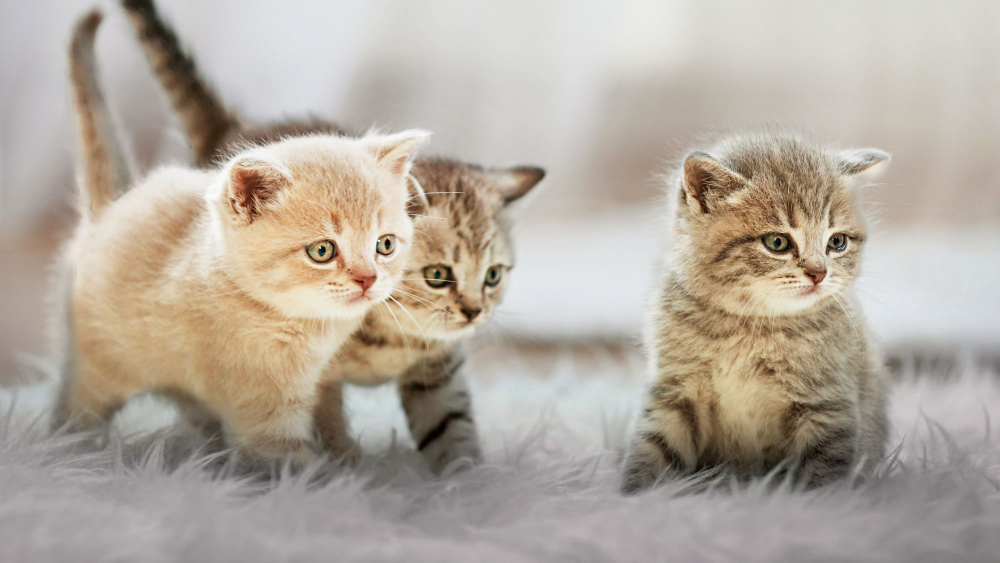
#> input picture Tabor_Code/W1D3/2ImgFuncitonsTest/image.jpg, 2000 x 1125 px, found by its file name (shown at 1/2 size)
$ python image_functions_solutions.py
#> lines starting #> are read from the running program, lines starting #| are printed output that depends on the picture; after the words box and inside, x2 and y2 are one past the last pixel; in counts of white or black regions, pixels touching at a corner belong together
import cv2


# TODO: Nacti obrazek do promenne image
# Use cv2.imread() to read an image from file_path
image = cv2.imread("W1D3/ImgFuncitonsTest/image.jpg")
#> image is the input picture: shape (1125, 2000, 3); mean B, G, R 158.9, 170.2, 179.5

# TODO: Zobraz obrazek
#   a) dokud se nestiskne klavesa
#   b) presne jednu sekundu
# Use cv2.imshow() to display the image with window_name
# Use cv2.waitKey() to wait a certain amount of time
cv2.imshow("ahoj",image)
cv2.waitKey(0)

# TODO: preved obrazek na cernobily
# Use cv2.cvtColor() with cv2.COLOR_BGR2GRAY to convert the image
gray_image = cv2.cvtColor(image, cv2.COLOR_BGR2GRAY)
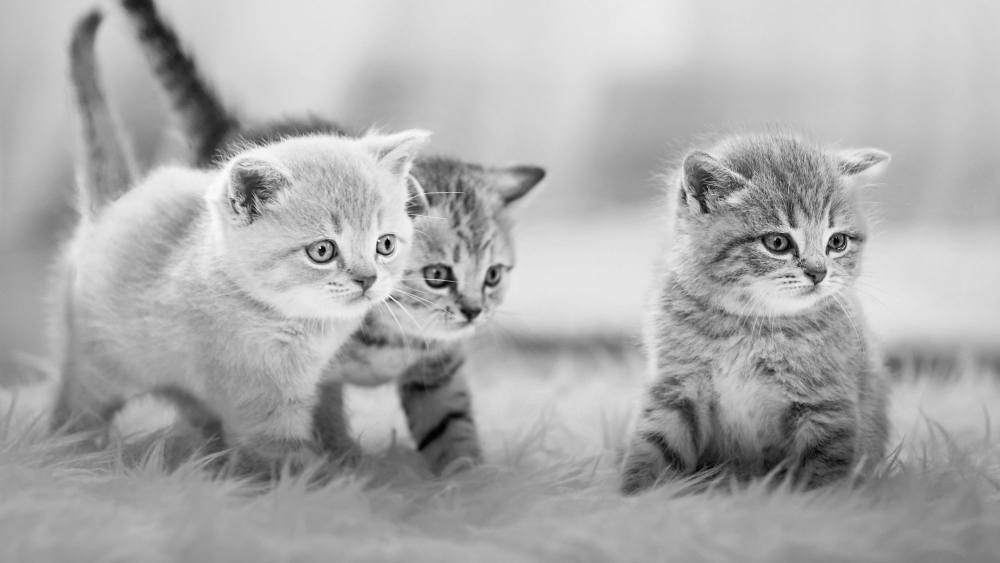
#> gray_image: shape (1125, 2000) (shown at 1/2 size); min 0, max 254, mean 171.6
cv2.imshow("cernobily",gray_image)
cv2.waitKey(0)


# TODO: Rozmaz obrazek pomoci funkce gaussian blur
# Use cv2.GaussianBlur() with the given kernel_size
# (kernel_size rika, kolik vedlejsich pixelu se pouzije k rozmazani a je to dvojice LICHYCH cisel)
# jaky je rozdil mezi kernel size (101,1) a (1,101)
# posledni parametr dej proste 0 (nevim co znamena :D )
blurred_image = cv2.GaussianBlur(image, (101,1), 0)
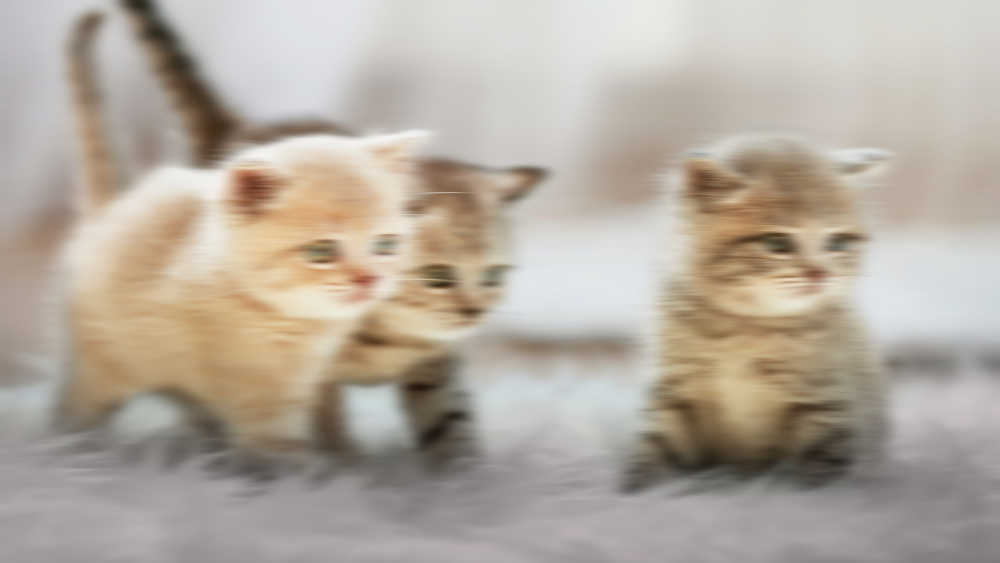
#> blurred_image: shape (1125, 2000, 3) (shown at 1/2 size); mean B, G, R 158.9, 170.2, 179.5
cv2.imshow("rozmazany",blurred_image)
cv2.waitKey(0)

blurred_image = cv2.GaussianBlur(image, (1,101), 0)
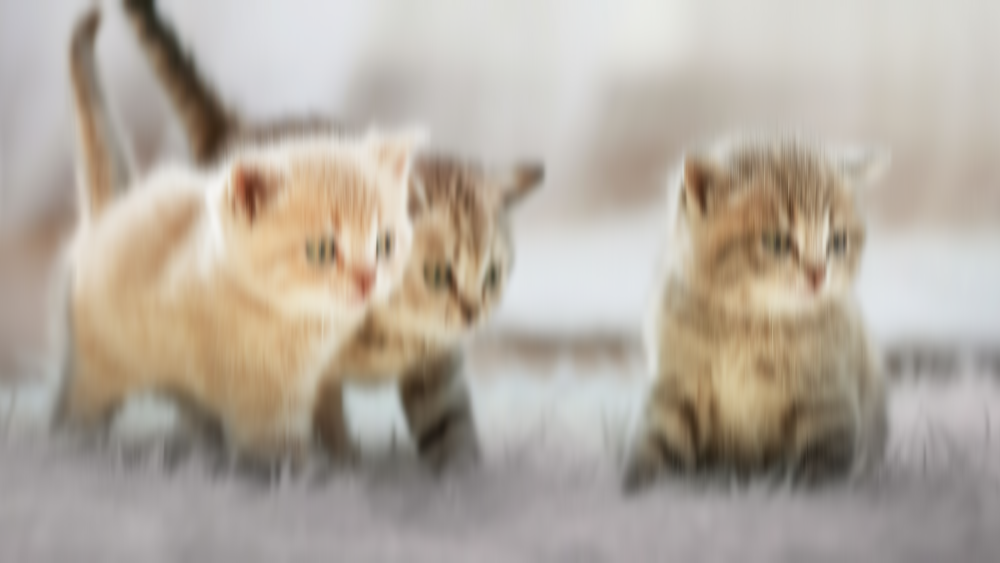
#> blurred_image: shape (1125, 2000, 3) (shown at 1/2 size); mean B, G, R 158.9, 170.2, 179.5
cv2.imshow("rozmazany",blurred_image)
cv2.waitKey(0)


# TODO: Detekuj okraje pomoci Canny
# Use cv2.Canny() with the given threshold1 (budu mu rikat t1) and threshold2 (t2)
# t1 a t2 jsou cisla, ktera rikaji, jak musi byt velka zmena jasu, abychom ji detekovaly jako okraj
# mame dve hranice,
#   pod t1 urcite neni edge,
#   mezi t1 a t2 muze byt, ale jen kdyz se dotyka edge, ktery je nad t2
#   nad t2 urcite edge

image = cv2.imread("W1D3/ImgFuncitonsTest/flower.jpg")
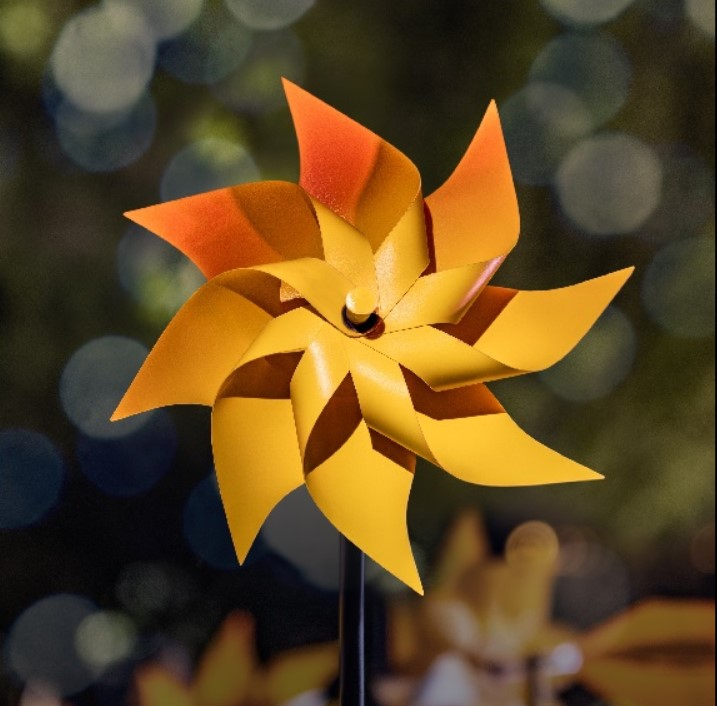
#> input picture Tabor_Code/W1D3/2ImgFuncitonsTest/flower.jpg, 717 x 706 px, found by its file name
#> image is the input picture: shape (706, 717, 3); mean B, G, R 35, 71.9, 95.6
edges_image = cv2.Canny(image, 100, 300)
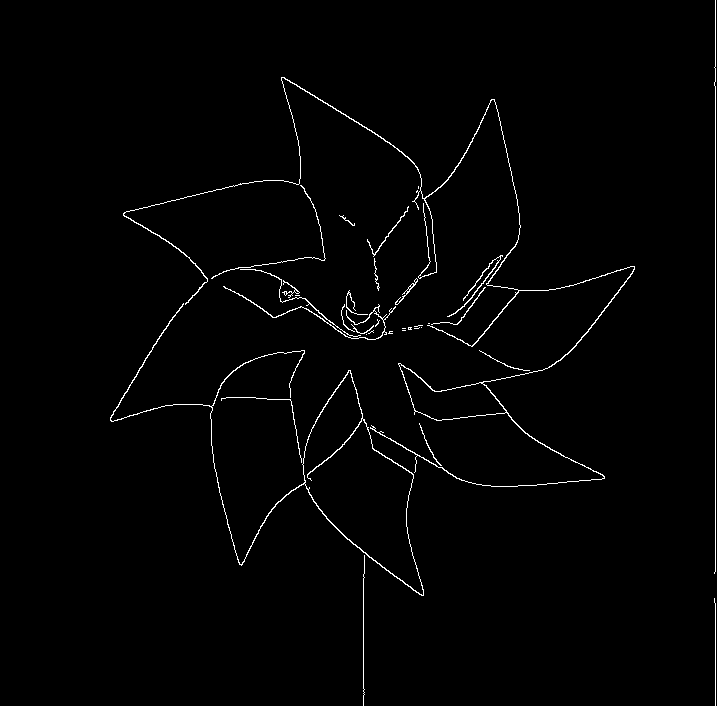
#> edges_image: shape (706, 717); 1.4% white in thin lines or dots, all inside (x1, y1, x2, y2) = (110, 0, 716, 706)
cv2.imshow("okraje",edges_image)
cv2.waitKey(0)

edges_image = cv2.Canny(image, 300,300)
cv2.imshow("okraje",edges_image)
cv2.waitKey(0)

edges_image = cv2.Canny(image, 100, 100)
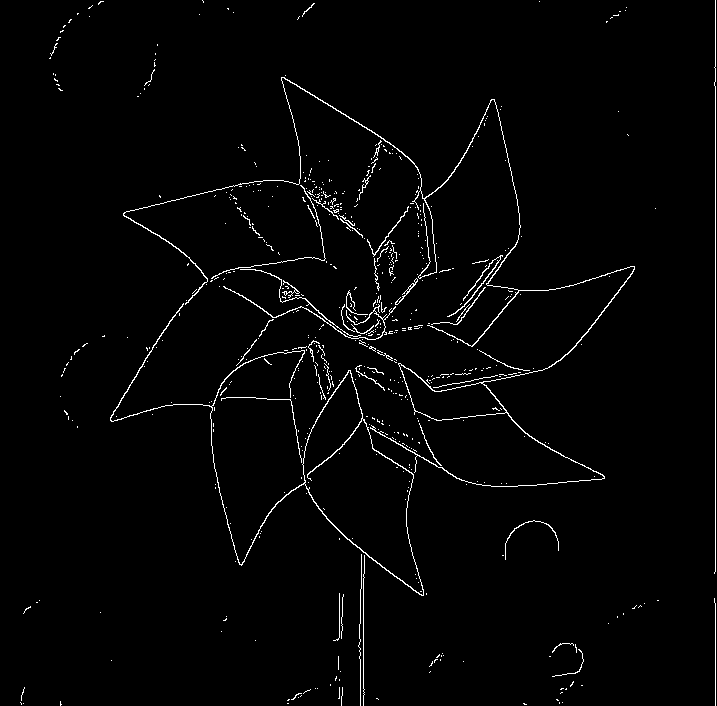
#> edges_image: shape (706, 717); 1.9% white in thin lines or dots
cv2.imshow("okraje",edges_image)
cv2.waitKey(0)


# TODO: Nakresli kolecko na obrazek
# pozice (0,0) je v levem hornim rohu
# polomer je cislo
# barva se zadava jako trojice RGB
# use cv2.circle(image,center_pos,radius,color)
kolecko_image = cv2.circle(image,(50,50),20,(0,255,0))
cv2.imshow("koleckovy",kolecko_image)
cv2.waitKey(0)

# TODO: Napis text na obrazek
# def write_text(image, text, position, font, font_scale, color, thickness):
# Use cv2.putText() with the given parameters
text_image = cv2.putText(image, "Ahoj svete", (100,100), cv2.FONT_ITALIC, 3, (0,0,0))
cv2.imshow("s textem",text_image)
cv2.waitKey(0)

# TODO: Image muzes slicovat stejne jako stringy
# image[100:200] ti vyrizne prouzek mezi vyskou 100 a 200 pixelu
sliced_image = image[100:200]
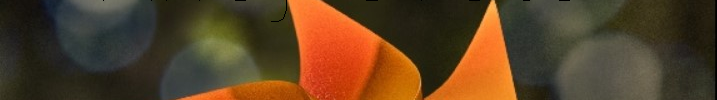
#> sliced_image: shape (100, 717, 3); mean B, G, R 37.1, 64.2, 90.2
cv2.imshow("uriznuty",sliced_image)
cv2.waitKey(0)

# TODO: Uloz nejaky tvuj upraveny obrazek na danou adresu v pocitaci
# use cv2.imwrite()
cv2.imwrite("W1D3/ImgFuncitonsTest/edited.jpg", kolecko_image)

# TODO: dalsi funkce: rotate, resize, blur, bilateralFilter, boxFilter, copyMakeBorder, Smooth
